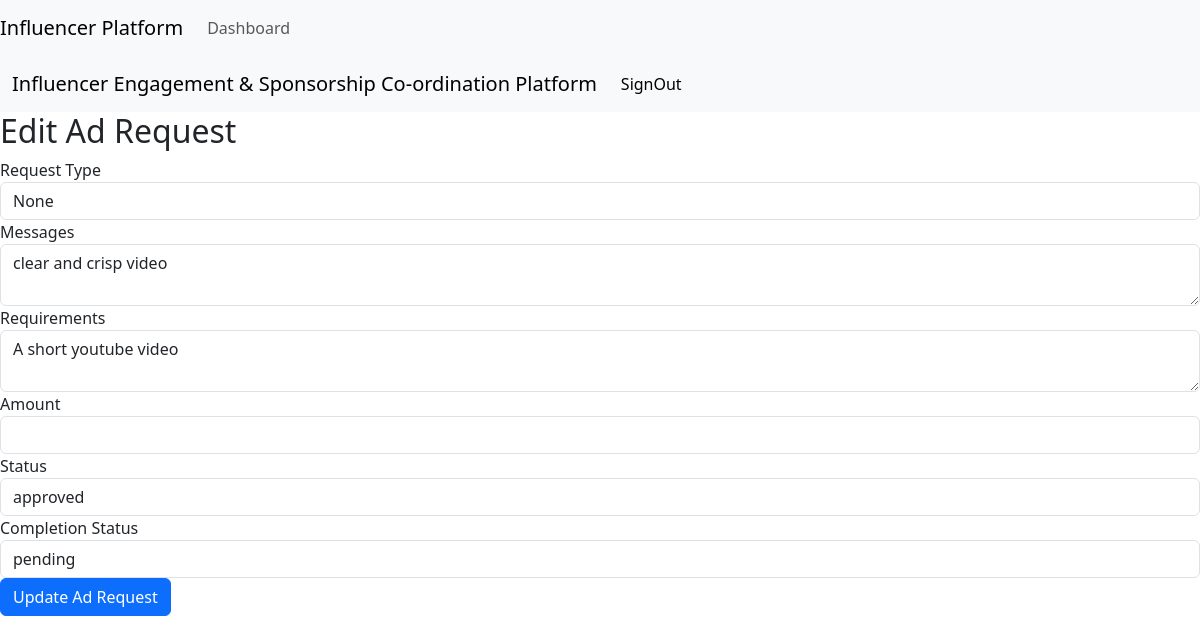
Page /edit_ad_request/2 on the committed database.
### app.py (models this page shows)
class AdRequest(db.Model):
    id = db.Column(db.Integer, primary_key=True)
    campaign_id = db.Column(db.Integer, db.ForeignKey('campaign.id'))
    influencer_id = db.Column(db.Integer, db.ForeignKey('influencer.id'))
    messages = db.Column(db.Text)
    requirements = db.Column(db.Text)
    payment_amount = db.Column(db.Float)
    status = db.Column(db.String(20))
    completion_status = db.Column(db.String(20), default='pending')
    request_type = db.Column(db.String(20))
    campaign = db.relationship('Campaign', back_populates='ad_requests')
    influencer = db.relationship('Influencer', back_populates='ad_requests')

### app.py (the view, shortened to what this page needs)
@app.route('/edit_ad_request/<int:request_id>', methods=['GET', 'POST'])
def edit_ad_request(request_id):
    ad_request = AdRequest.query.get_or_404(request_id)
    return render_template('edit_ad_request.html', ad_request=ad_request)

### templates/edit_ad_request.html (shortened to what this page needs)
<!DOCTYPE html>
<html lang="en">
<head>
    <link href="https://cdn.jsdelivr.net/npm/bootstrap@5.3.2/dist/css/bootstrap.min.css" rel="stylesheet">
</head>
<body>
  <nav class="navbar navbar-expand-lg navbar-light bg-light">
    <a class="navbar-brand" href="#">Influencer Platform</a>
    <div class="collapse navbar-collapse" id="navbarNav">
        <ul class="navbar-nav">
            <li class="nav-item"><a class="nav-link" href="{{ url_for('sponsor_dashboard') }}">Dashboard</a></li>
        </ul>
    </div>
</nav>
    <nav class="navbar navbar-expand-lg bg-body-tertiary">
        <div class="container-fluid">
          <a class="navbar-brand" href="#">Influencer Engagement & Sponsorship Co-ordination Platform</a>
          <div class="collapse navbar-collapse" id="navbarSupportedContent">
            <ul class="navbar-nav me-auto mb-2 mb-lg-0">
              <li class="nav-item">
                <a class="nav-link active" aria-current="page" href="{{url_for('logout')}}">SignOut</a>
              </li>
            </ul>
          </div>
        </div>
      </nav>
    <h2>Edit Ad Request</h2>
    <form method="POST">
        <div class="form-group">
            <label for="request_type">Request Type</label>
            <input type="text" class="form-control" id="request_type" name="request_type" value="{{ ad_request.request_type }}" required>
        </div>
        <div class="form-group">
            <label for="messages">Messages</label>
            <textarea class="form-control" id="messages" name="messages" required>{{ ad_request.messages }}</textarea>
        </div>
        <div class="form-group">
            <label for="requirements">Requirements</label>
            <textarea class="form-control" id="requirements" name="requirements" required>{{ ad_request.requirements }}</textarea>
        </div>
        <div class="form-group">
            <label for="amount">Amount</label>
            <input type="number" class="form-control" id="amount" name="amount" value="{{ ad_request.amount }}" required>
        </div>
        <div class="form-group">
            <label for="status">Status</label>
            <input type="text" class="form-control" id="status" name="status" value="{{ ad_request.status }}" required>
        </div>
        <div class="form-group">
            <label for="completion_status">Completion Status</label>
            <input type="text" class="form-control" id="completion_status" name="completion_status" value="{{ ad_request.completion_status }}" required>
        </div>
        <button type="submit" class="btn btn-primary">Update Ad Request</button>
    </form>
</body>
</html>

### rows in the picture
AdRequest: request_type "None", messages "clear and crisp video", requirements "A short youtube video", status "approved", completion_status "pending"
